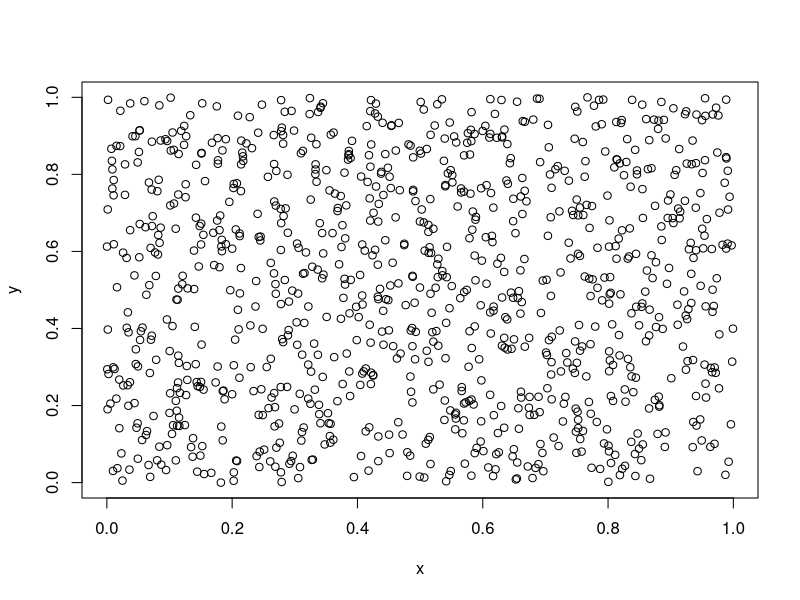
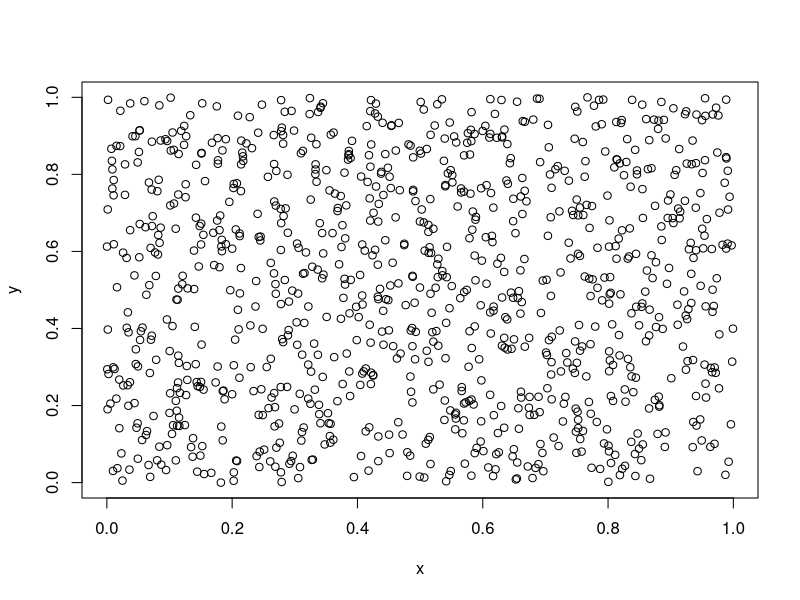
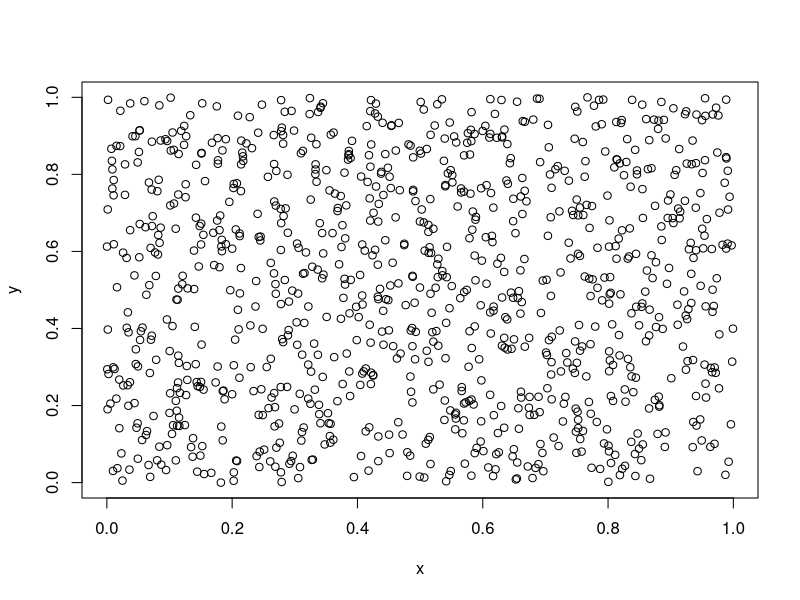
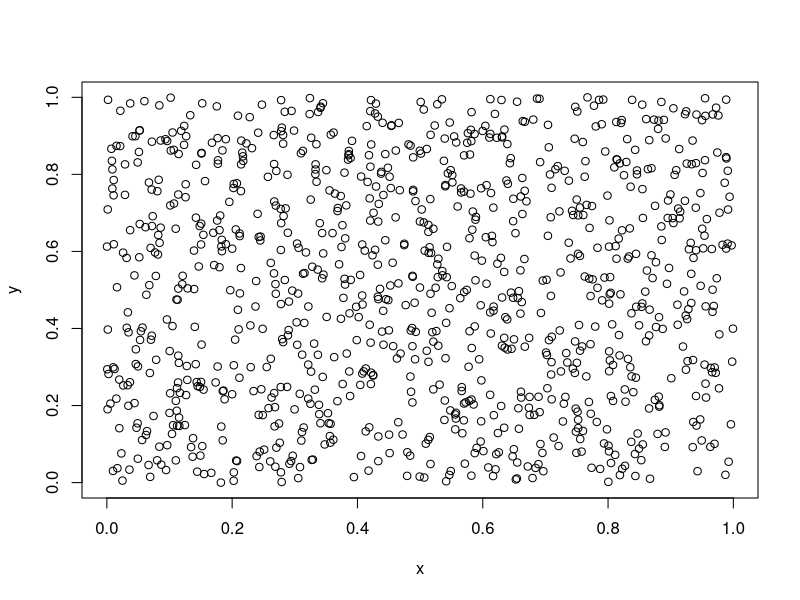
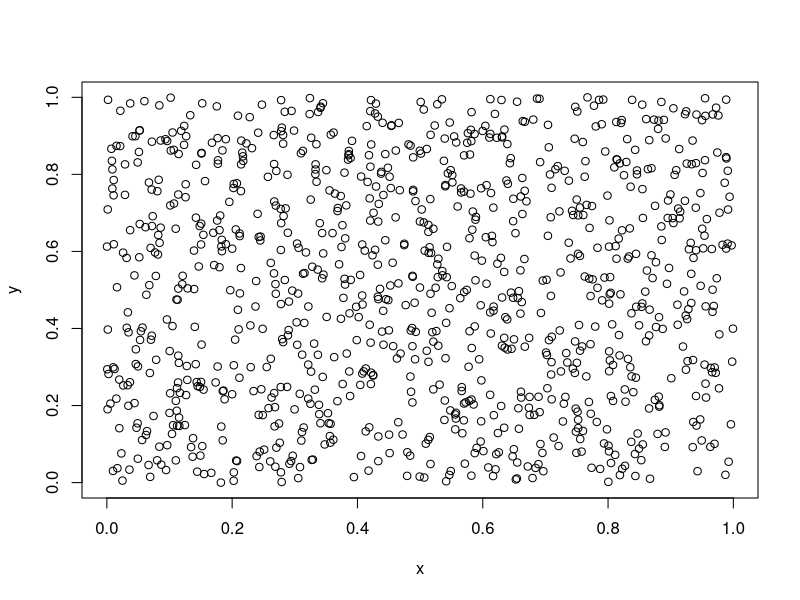
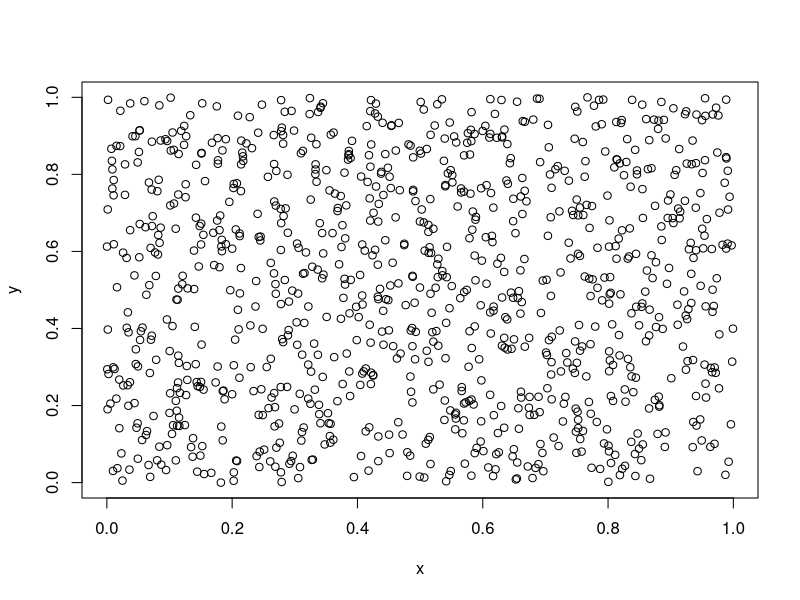
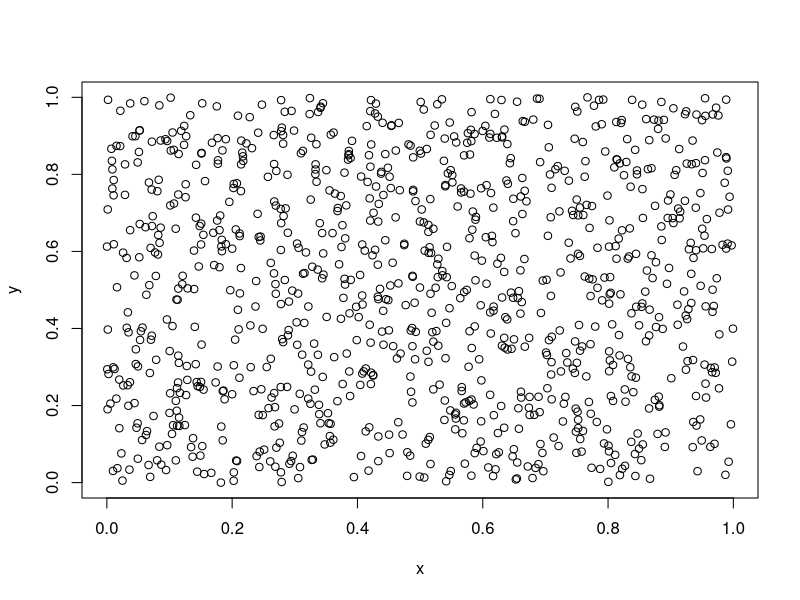
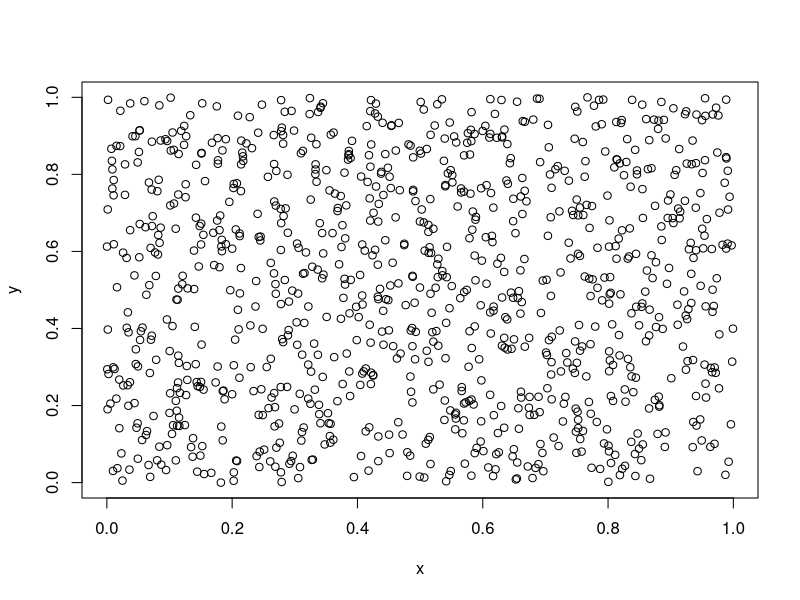

These charts were generated, in order, by the following R code: (Note: this script raises an error after producing the figures.)
## ---- chunk 1
library(svglite)

x <- runif(1e3)
y <- runif(1e3)
tmp1 <- tempfile()
tmp2 <- tempfile()

svglite_test <- function() {
  svglite(tmp1)
  plot(x, y)
  dev.off()
}
svg_test <- function() {
  svg(tmp2, onefile = TRUE)
  plot(x, y)
  dev.off()
}

bench::mark(svglite_test(), svg_test(), min_iterations = 250)
